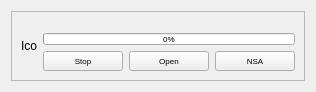
<?xml version="1.0" encoding="UTF-8"?>
<ui version="4.0">
 <class>DownloadItem</class>
 <widget class="QWidget" name="DownloadItem">
  <property name="geometry">
   <rect>
    <x>0</x>
    <y>0</y>
    <width>220</width>
    <height>85</height>
   </rect>
  </property>
  <layout class="QGridLayout" name="gridLayout_3">
   <item row="0" column="0">
    <widget class="QFrame" name="frame">
     <property name="frameShape">
      <enum>QFrame::StyledPanel</enum>
     </property>
     <property name="frameShadow">
      <enum>QFrame::Raised</enum>
     </property>
     <property name="lineWidth">
      <number>2</number>
     </property>
     <layout class="QGridLayout" name="gridLayout_2">
      <item row="0" column="0">
       <layout class="QGridLayout" name="gridLayout">
        <item row="0" column="0" rowspan="2">
         <widget class="QLabel" name="fileIcon">
          <property name="sizePolicy">
           <sizepolicy hsizetype="Minimum" vsizetype="Minimum">
            <horstretch>0</horstretch>
            <verstretch>0</verstretch>
           </sizepolicy>
          </property>
          <property name="text">
           <string>Ico</string>
          </property>
         </widget>
        </item>
        <item row="0" column="1">
         <layout class="QVBoxLayout" name="verticalLayout_2">
          <item>
           <widget class="SqueezeLabel" name="fileNameLabel" native="true">
            <property name="sizePolicy">
             <sizepolicy hsizetype="Expanding" vsizetype="Fixed">
              <horstretch>0</horstretch>
              <verstretch>0</verstretch>
             </sizepolicy>
            </property>
            <property name="text" stdset="0">
             <string>Filename</string>
            </property>
           </widget>
          </item>
          <item>
           <widget class="SqueezeLabel" name="downloadInfoLabel" native="true">
            <property name="sizePolicy">
             <sizepolicy hsizetype="Minimum" vsizetype="Fixed">
              <horstretch>0</horstretch>
              <verstretch>0</verstretch>
             </sizepolicy>
            </property>
            <property name="text" stdset="0">
             <string/>
            </property>
           </widget>
          </item>
          <item>
           <widget class="QProgressBar" name="progressBar">
            <property name="maximumSize">
             <size>
              <width>16777215</width>
              <height>12</height>
             </size>
            </property>
            <property name="font">
             <font>
              <pointsize>6</pointsize>
             </font>
            </property>
            <property name="value">
             <number>0</number>
            </property>
           </widget>
          </item>
         </layout>
        </item>
        <item row="1" column="1">
         <layout class="QHBoxLayout" name="horizontalLayout">
          <item>
           <spacer name="horizontalSpacer">
            <property name="orientation">
             <enum>Qt::Horizontal</enum>
            </property>
            <property name="sizeHint" stdset="0">
             <size>
              <width>428</width>
              <height>20</height>
             </size>
            </property>
           </spacer>
          </item>
          <item>
           <widget class="QPushButton" name="stopButton">
            <property name="maximumSize">
             <size>
              <width>16777215</width>
              <height>20</height>
             </size>
            </property>
            <property name="font">
             <font>
              <pointsize>6</pointsize>
             </font>
            </property>
            <property name="text">
             <string>Stop</string>
            </property>
           </widget>
          </item>
          <item>
           <widget class="QPushButton" name="openButton">
            <property name="maximumSize">
             <size>
              <width>16777215</width>
              <height>20</height>
             </size>
            </property>
            <property name="font">
             <font>
              <pointsize>6</pointsize>
             </font>
            </property>
            <property name="text">
             <string>Open</string>
            </property>
           </widget>
          </item>
          <item>
           <widget class="QPushButton" name="nsaButton">
            <property name="maximumSize">
             <size>
              <width>16777215</width>
              <height>20</height>
             </size>
            </property>
            <property name="font">
             <font>
              <pointsize>6</pointsize>
             </font>
            </property>
            <property name="text">
             <string>NSA</string>
            </property>
           </widget>
          </item>
         </layout>
        </item>
       </layout>
      </item>
     </layout>
    </widget>
   </item>
  </layout>
 </widget>
 <customwidgets>
  <customwidget>
   <class>SqueezeLabel</class>
   <extends>QWidget</extends>
   <header>ui/download/squeezelabel.h</header>
  </customwidget>
 </customwidgets>
 <resources/>
 <connections/>
</ui>
